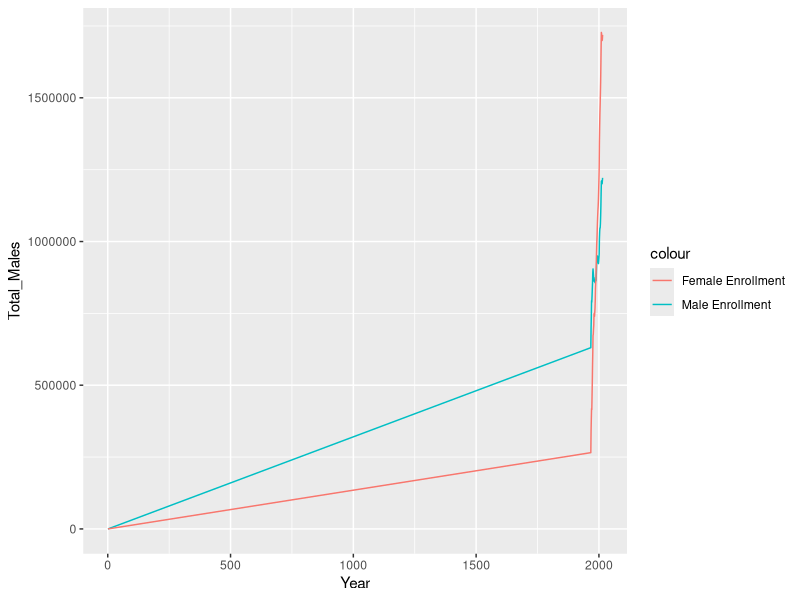
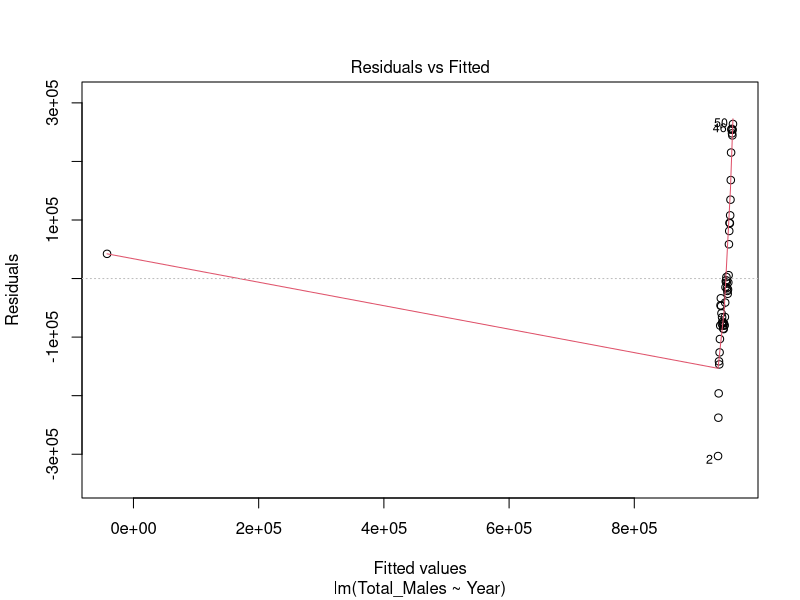
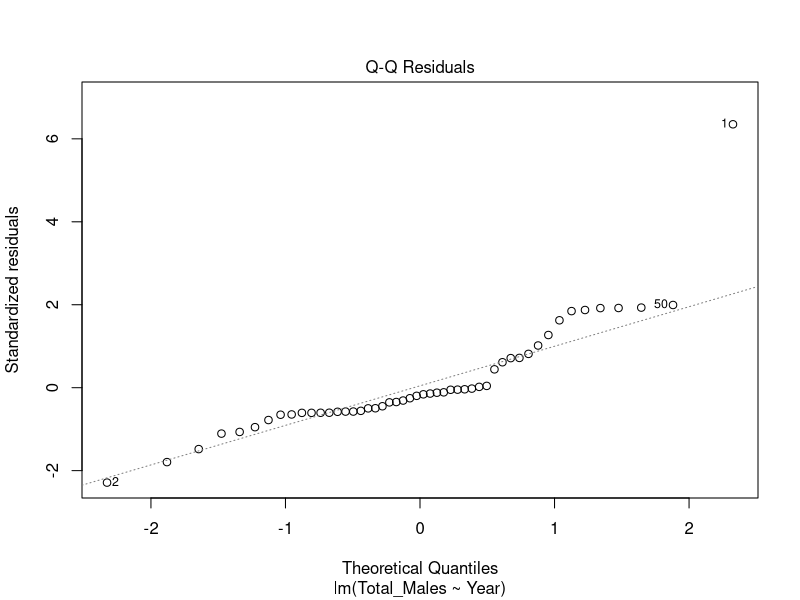
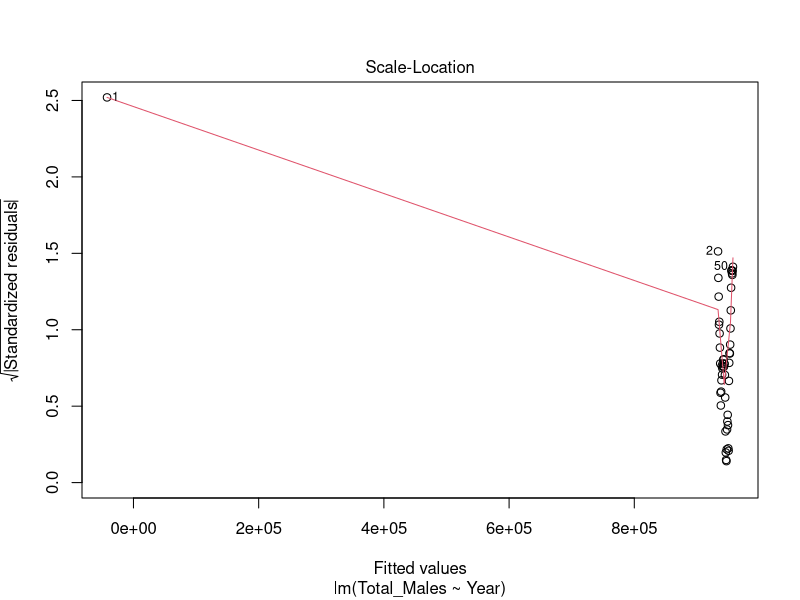
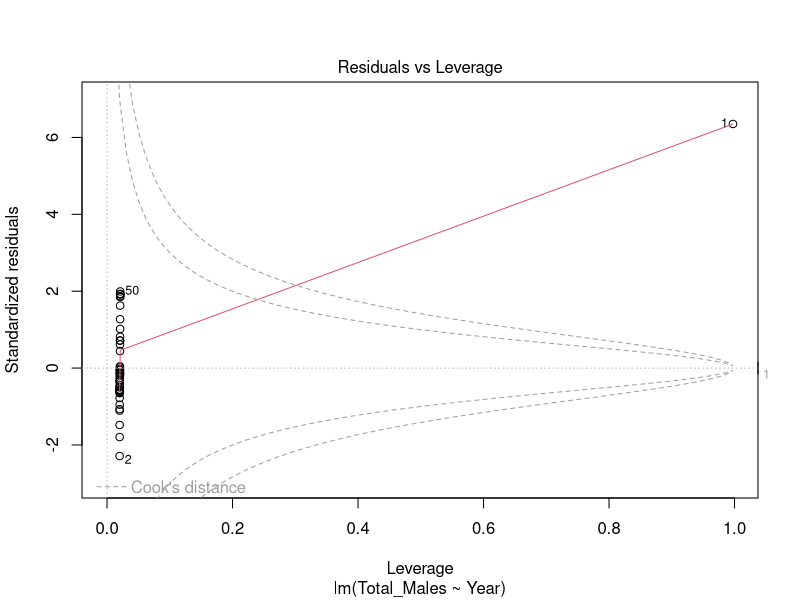
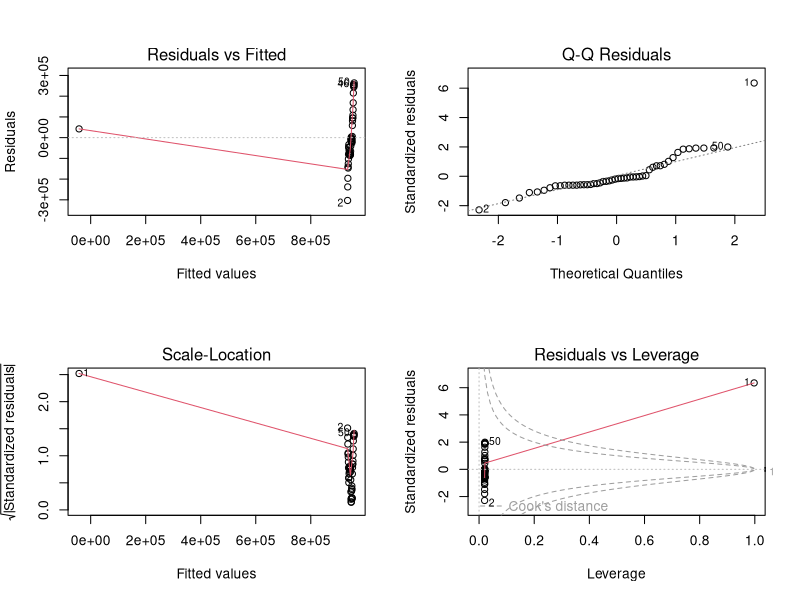
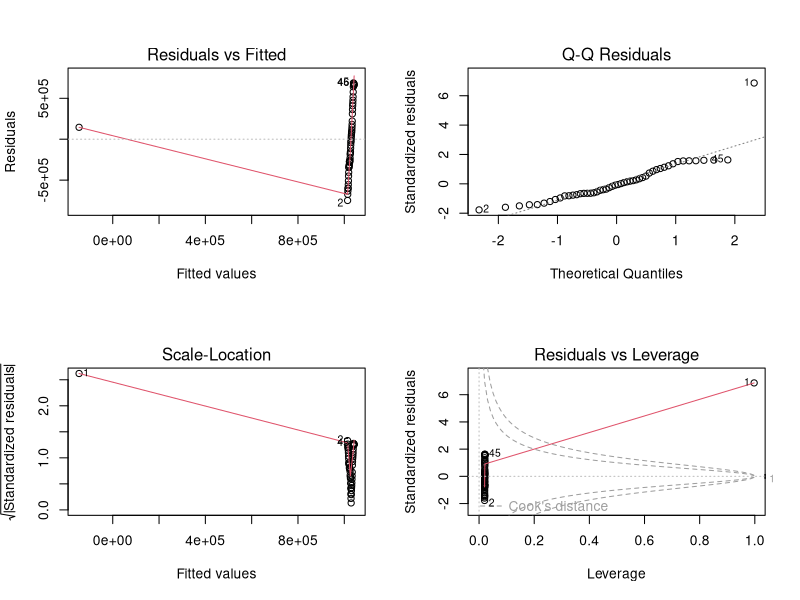
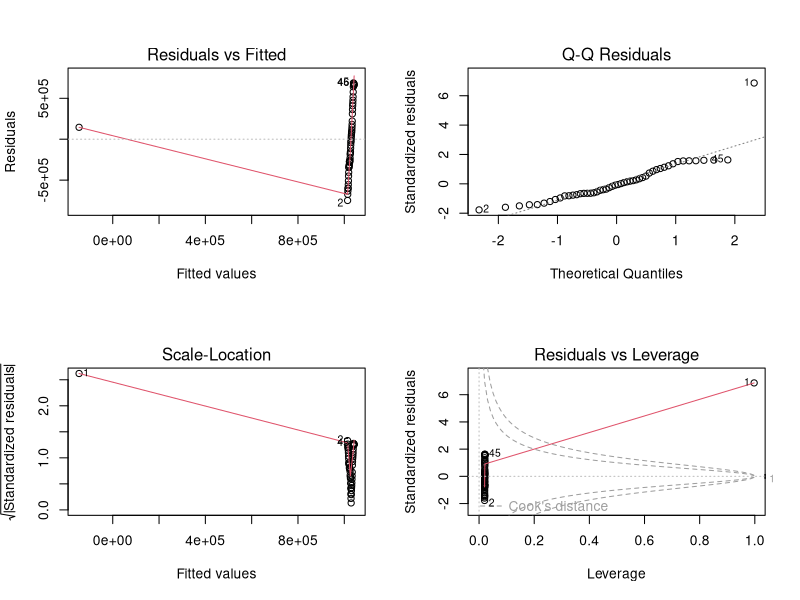

The R script that drew these images, in order:
## ---- chunk 1
knitr::opts_chunk$set(echo = TRUE)
## ---- chunk 2
library(tidyverse)
library(RColorBrewer)
library(kableExtra)
read.csv("Doctoral_Salaries.csv")
read.csv("Faculty_Salaries.csv")
enrollment <- read.csv("Grad_enrollment.csv")
read.csv("phd.csv")

## ---- chunk 3
enrollment_line <- ggplot(enrollment, aes(x=Year))+
  geom_line(aes(y=Total_Males, colour = "Male Enrollment"))+
  geom_line(aes(y=Total_Females, colour = "Female Enrollment"))
   #Scatterplot of female enrollment

enrollment_line


## ---- chunk 4

menroll_model <- lm(Total_Males ~ Year, data = enrollment)
menroll_model
#results in equation y = - 17112153 + 9069x

fenroll_model <- lm(Total_Females ~ Year, data = enrollment)
fenroll_model
#results in equation y = - 58955502 + 30126x

## ---- chunk 5
plot(menroll_model)
par(mfrow = c(2,2))
plot(menroll_model)

#Q-Q plot appears normally distributed, but there seems to be peaks that don't match up with the red line on Residuals vs. Fitted graph.

summary(menroll_model)

#Multiple R-squared:  0.8545,	Adjusted R-squared:  0.8514 
#F-statistic:   276 on 1 and 47 DF,  p-value: < 2.2e-16
#Standard error  1087024 and 546

plot(fenroll_model)
par(mfrow = c(2,2))
plot(fenroll_model)

#Q-Q plot appears normally distributed, but there seems to be peaks that don't match up with the red line on Residuals vs. Fitted graph.

summary(fenroll_model)
#Multiple R-squared:  0.9827,	Adjusted R-squared:  0.9823 
#F-statistic:  2669 on 1 and 47 DF,  p-value: < 2.2e-16
#Standard error 1161000 and 583.2

## ---- chunk 6
enrollment_graph <- ggplot(enrollment, aes(x=Year, y =Total_Males))+
  geom_point(aes(y=Total_Males, color="green"))+ #add cl smooth
  geom_point(aes(y = Total_Females, color="red"))+
  geom_smooth(method = lm, se = TRUE, size = 0.5, color = "blue",(aes(y=Total_Males)))+
  geom_smooth(method = lm, se = TRUE, size = 0.5, color = "red",(aes(y=Total_Females)))+
  scale_colour_manual("", breaks = c("Total_Males", "Total_Females"), values = c("blue", "red")) +
  theme_classic()+
  scale_x_continuous(expand= c(0,0), limits= c(1967,2016))+
  labs(x= "Year", y = "Number of Students Enrolled")

enrollment_graph
  
